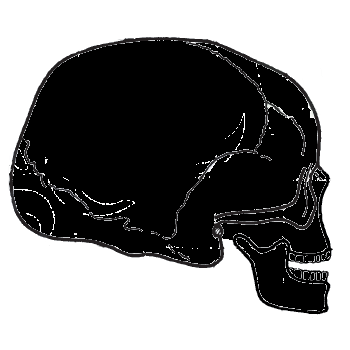
%> input picture Registration_Human_chimpanzee_baboon/human1.png, 350 x 350 px
$ octave registration_main.m   (GNU Octave 9; MATLAB toolbox functions it lacks are replaced by stand-ins)
%> lines starting %> are read from the running program, lines starting %| are printed output that depends on the picture
### Registration_Human_chimpanzee_baboon/smoothing.m
function smooth_image=smoothing(input_image,X,Y,sigma)
s=size(input_image);image_0=zeros(s(1),s(2));
for k=1:s(1)
    for h=1:s(2)
A=(1/(2*pi*sigma^2)^(1/2))*(exp(-((X-h+(s(2)/2)).^2+(Y-k+(s(1)/2)).^2)/(sigma)^2));

Sum_A=sum(sum(A));
image_0(k,h)=sum(sum(input_image.*(A/Sum_A)));
    end
end
smooth_image=image_0;
return

### Registration_Human_chimpanzee_baboon/Mobius.m
function [Difference,deformed_source]=Mobius(X,Y,T,source,target,Non_defined_pixels_background)

a=T(1)+1i*T(2); b=T(3)+1i*T(4); c=T(5)+1i*T(6);d=(1+b*c)/a;
Z=(a*(X+1i*Y)+b)./(c*(X+1i*Y)+d);


deformed_source=interp2(X,Y,source,real(Z),imag(Z));
deformed_source(isnan(deformed_source))=Non_defined_pixels_background;

Difference=deformed_source-target;

return

### Registration_Human_chimpanzee_baboon/registration_main.m
source=imresize(im2double(rgb2gray(imread('human1.png'))),1/4);
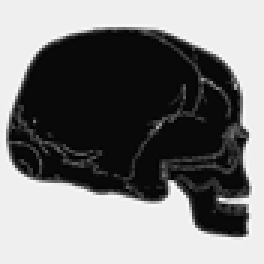
%> source: size 88x88 double (shown 3 times larger); min -0.041, max 1.07, mean 0.507; drawn with min black and max white
target=imresize(im2double(rgb2gray(imread('chimpanzee1.png'))),1/4);
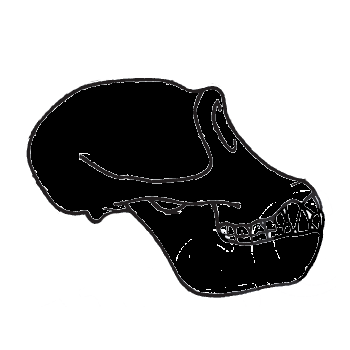
%> input picture Registration_Human_chimpanzee_baboon/chimpanzee1.png, 350 x 350 px
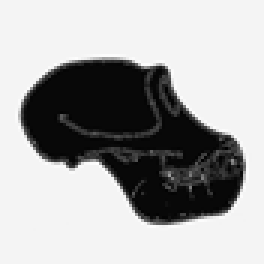
%> target: size 88x88 double (shown 3 times larger); min -0.037, max 1.05, mean 0.682; drawn with min black and max white
S=size(source);
%> S = [88 88]
[X,Y]=meshgrid((-0.5):1/(S(2)):((0.5)-1/(S(2))),(-0.5):1/(S(1)):((0.5)-1/(S(1))));
sigma=[4,1/3];
Non_defined_pixels_background=1 % here backgrounds are white, so we assign 1.


%(second step of the following loop, when j=2, I did not do smoothing. sigma=1/3 means no smoothing)


for j=1:2
smooth_source=smoothing(source,X,Y,sigma(j));
smooth_target=smoothing(target,X,Y,sigma(j));

f=@(Initial_value)Mobius(X,Y,Initial_value,smooth_source,smooth_target,Non_defined_pixels_background);

options=optimset('Display','Iter','MaxFunEvals',10000,'TolFun',10^(-15));

Initial_value=[1,0,0,0,0,0];
%> (the run ends here)
